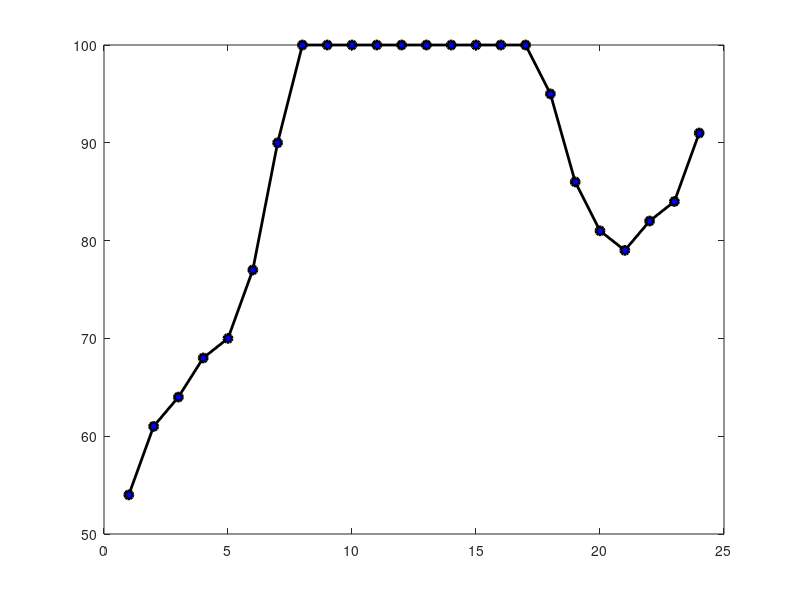

This figure's MATLAB source: (Note: this script raises an error after producing the figure.)
%% ALGORITMO DE CONTROL Y CARGAS
% CONTROL AUTOMATIZADO DE RED HIBRIDA CON USO DE BATERIA Y DESCONEXION DE
% CARGAS

clc;
clear;
close all;

%% 1. CONFIGURACION INICIAL Y VECTORES (USADOS EN RETO 2)
horas = 1:24;

% GENERACION SOLAR (KW)
P_solar = [ ...            % Horas 1 a 5
    0 0 0 0 0 ...          % Horas 6 a 12
    3 8 14 19 22 24 25 ... % Horas 13 a 18
    24 21 17 12 6 2 ...    % Horas 19 a 24
    0 0 0 0 0 0];

% GENERACION EOLICA (KW)
P_eolica = [ ...
    7 9 6 8 5 10 12 9 ...
    11 8 13 10 7 12 14 9 ...
    11 8 6 10 13 7 5 9];

% GENERACION HIBRIDA TOTAL (KW)
P_total = P_solar + P_eolica;

% DEMANDA TOTAL DE LA COMUNIDAD (KW)
P_demanda = [ ...
    3 2 3 4 3 ...                 % Horas 1 a 5
    6 7 8 9 8 10 9 8 7 9 10 8 ... % Horas 6 a 17
    15 15 15 15 ...               % Horas 18 a 21
    4 3 2]; 

% PARAMETROS DE LA BATERIA
Capacidad_bat = 100; % Capacidad total en kWh
SOC = 50; % Carga inicial de seguridad en %

% VECTORES PARA ALMACENAR DATOS DE LA SIMULACION
SOC_historia = zeros(1, 24);
estado_escuela = cell(1, 24);
estado_bombeo = cell(1, 24);
estado_alumbrado = cell(1, 24);

%% 2. BUCLE DE SIMULACION Y LOGICA DE CONTROL (24 HORAS)
fprintf('==================================================================================\n');
fprintf('                           REPORTE DE CONTROL DE LA RED (SIGE)                    \n');
fprintf('==================================================================================\n');
fprintf('Hora | Gen(kW) | Dem(kW) | Balance(kW) | SOC(%%) | Escuela | Bombeo | Alumbrado \n'); 
fprintf('----------------------------------------------------------------------------------\n');

for t = 1:24
    E_gen = P_total(t);
    E_dem = P_demanda(t);
    balance = E_gen - E_dem;

    % EVALUACIÓN DE ESCENARIOS ENERGÉTICOS
    if balance >= 0
        % --- ESCENARIO DE SUPERÁVIT ---
        Excedente = balance;
        % Carga de la batería
        SOC = SOC + (Excedente / Capacidad_bat) * 100;

        % Límite máximo de seguridad de hardware (100%)
        if SOC > 100
            SOC = 100;
        end

        % Todos los servicios nominalmente activos
        escuela = 'ACTIVO';
        bombeo = 'ACTIVO';
        alumbrado = 'ACTIVO';

    else
        % --- ESCENARIO DE DÉFICIT ---
        Faltante = abs(balance);
        % Descarga de la batería
        SOC = SOC - (Faltante / Capacidad_bat) * 100;

        % Límite mínimo absoluto de seguridad (0%)
        if SOC < 0
            SOC = 0;
        end

        % PROTOCOLO DE PRIORIDAD DE CARGAS (LOAD SHEDDING)
        if SOC > 40
            % Ruta Segura: Capacidad suficiente
            escuela = 'ACTIVO';
            bombeo = 'ACTIVO';
            alumbrado = 'ACTIVO';

        elseif SOC > 20 && SOC <= 40
            % Ruta de Alerta: Desconexión de prioridad baja
            escuela = 'ACTIVO';
            bombeo = 'ACTIVO';
            alumbrado = 'SUSPENDIDO';

        else
            % Ruta de Emergencia (SOC <= 20%): Desconexión de prioridad media y baja
            escuela = 'ACTIVO';
            bombeo = 'SUSPENDIDO';
            alumbrado = 'SUSPENDIDO';
        end
    end

    % Guardar historial
    SOC_historia(t) = SOC;
    estado_escuela{t} = escuela;
    estado_bombeo{t} = bombeo;
    estado_alumbrado{t} = alumbrado;

    % Impresión por consola formatada hora a hora
    fprintf(' %02d  |  %5.1f  |  %5.1f  |   %+5.1f     |  %5.1f%% | %-9s | %-9s | %-9s\n', ...
        t, E_gen, E_dem, balance, SOC, escuela, bombeo, alumbrado);
end

fprintf('========================================================================================\n');

%% 3. GRÁFICA COMPLEMENTARIA DE SOC Y ESTADO DE BATERÍA
figure;
plot(horas, SOC_historia, '-ok', 'LineWidth', 2, 'MarkerFaceColor', 'b');
yline(40, '--r', 'Umbral Alerta (40%)', 'LineWidth', 1.5);
yline(20, '--m', 'Umbral Emergencia (20%)', 'LineWidth', 1.5);
title('Evolución del Estado de Carga de Batería (SOC) en 24 Horas');
xlabel('Hora del día');
ylabel('Estado de Carga - SOC (%)');
grid on;
ylim([0 105]);
xticks(1:24);
